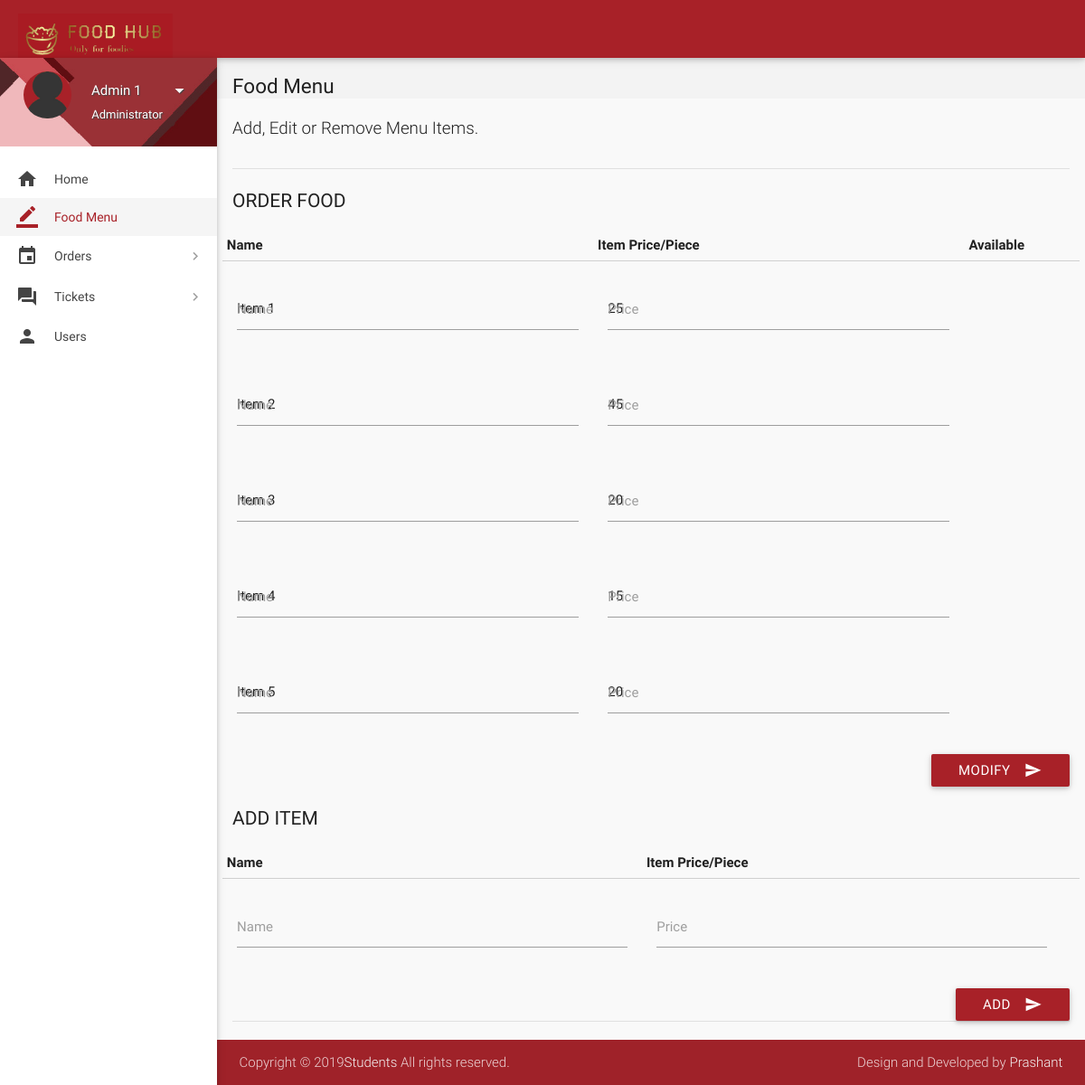
/admin-page.php (signed in), run on an earlier commit of the app's database.
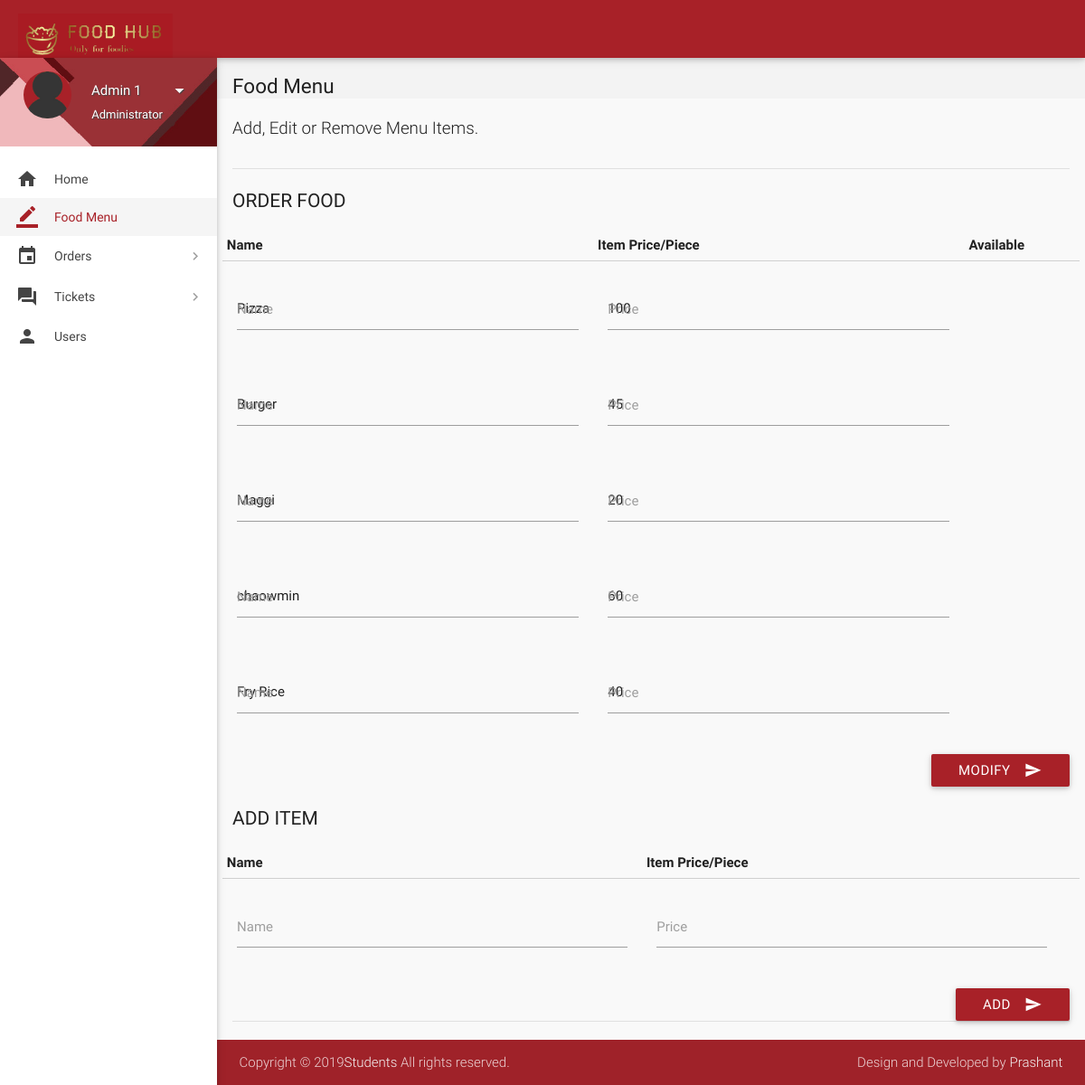
And on a later commit of the database.
### tables this page shows
CREATE TABLE `items` (
  `id` int(11) NOT NULL,
  `name` varchar(20) NOT NULL,
  `price` int(11) NOT NULL,
  `deleted` tinyint(4) NOT NULL DEFAULT '0'
);

### includes/connect.php (called while the page is built, shortened)
<?php
$name = $_SESSION['name'];
$role = $_SESSION['role'];
?>

### admin-page.php (the view, shortened to what this page needs)
<?php
include 'includes/connect.php';
	if($_SESSION['admin_sid']==session_id())
	{
		?>
<!DOCTYPE html>
<html lang="en">
<head>
  <link href="css/materialize.min.css" type="text/css" rel="stylesheet" media="screen,projection">
  <link href="css/style.min.css" type="text/css" rel="stylesheet" media="screen,projection">
  <link href="css/custom/custom.min.css" type="text/css" rel="stylesheet" media="screen,projection">
  <link href="js/plugins/perfect-scrollbar/perfect-scrollbar.css" type="text/css" rel="stylesheet" media="screen,projection">
  <link href="js/plugins/data-tables/css/jquery.dataTables.min.css" type="text/css" rel="stylesheet" media="screen,projection">
</head>
<body>
  <header id="header" class="page-topbar">
        <div class="navbar-fixed">
            <nav class="navbar-color">
                <div class="nav-wrapper">
                    <ul class="left">
                      <li><h1 class="logo-wrapper"><a href="order.php" class="brand-logo darken-1"><img src="images/logo.png" alt="logo"></a> <span class="logo-text">Logo</span></h1></li>
                    </ul>
                </div>
            </nav>
        </div>
  </header>
  <div id="main">
    <div class="wrapper">
      <aside id="left-sidebar-nav">
        <ul id="slide-out" class="side-nav fixed leftside-navigation">
            <li class="user-details cyan darken-2">
            <div class="row">
                <div class="col col s4 m4 l4">
                    <img src="images/avatar.jpg" alt="" class="circle responsive-img valign profile-image">
                </div>
                <div class="col col s8 m8 l8">
                    <a class="btn-flat dropdown-button waves-effect waves-light white-text profile-btn" href="#" data-activates="profile-dropdown"><?php echo $name;?> <i class="mdi-navigation-arrow-drop-down right"></i></a>
                    <p class="user-roal"><?php echo $role;?></p>
                </div>
            </div>
            </li>
            <li class="bold"><a href="index.php" class="waves-effect waves-cyan"><i class="mdi-action-home prefix"></i> Home</a>
            </li>
            <li class="bold active"><a href="order.php" class="waves-effect waves-cyan"><i class="mdi-editor-border-color"></i> Food Menu</a>
            </li>
                <li class="no-padding">
                    <ul class="collapsible collapsible-accordion">
                        <li class="bold"><a class="collapsible-header waves-effect waves-cyan"><i class="mdi-editor-insert-invitation"></i> Orders</a>
                        </li>
                    </ul>
                </li>
                 <li class="no-padding">
                    <ul class="collapsible collapsible-accordion">
                        <li class="bold"><a class="collapsible-header waves-effect waves-cyan"><i class="mdi-action-question-answer"></i> Tickets</a>
                        </li>
                    </ul>
                </li>
            <li class="bold"><a href="users.php" class="waves-effect waves-cyan"><i class="mdi-social-person"></i> Users</a>
            </li>
        </ul>
        </aside>
      <section id="content">
        <div id="breadcrumbs-wrapper">
          <div class="container">
            <div class="row">
              <div class="col s12 m12 l12">
                <h5 class="breadcrumbs-title">Food Menu</h5>
              </div>
            </div>
          </div>
        </div>
        <div class="container">
          <p class="caption">Add, Edit or Remove Menu Items.</p>
          <div class="divider"></div>
		  <form class="formValidate" id="formValidate" method="post" action="routers/menu-router.php" novalidate="novalidate">
            <div class="row">
              <div class="col s12 m4 l3">
                <h4 class="header">Order Food</h4>
              </div>
              <div>
				<table id="data-table-admin" class="responsive-table display" cellspacing="0">
                    <thead>
                      <tr>
                        <th>Name</th>
                        <th>Item Price/Piece</th>
                        <th>Available</th>
                      </tr>
                    </thead>
                    <tbody>
				<?php
				$result = mysqli_query($con, "SELECT * FROM items");
				while($row = mysqli_fetch_array($result))
				{
					echo '<tr><td><div class="input-field col s12"><label for="'.$row["id"].'_name">Name</label>';
					echo '<input value="'.$row["name"].'" id="'.$row["id"].'_name" name="'.$row['id'].'_name" type="text" data-error=".errorTxt'.$row["id"].'"><div class="errorTxt'.$row["id"].'"></div></td>';
					echo '<td><div class="input-field col s12 "><label for="'.$row["id"].'_price">Price</label>';
					echo '<input value="'.$row["price"].'" id="'.$row["id"].'_price" name="'.$row['id'].'_price" type="text" data-error=".errorTxt'.$row["id"].'"><div class="errorTxt'.$row["id"].'"></div></td>';
					echo '<td>';
					if($row['deleted'] == 0){
						$text1 = 'selected';
						$text2 = '';
					}
					else{
						$text1 = '';
						$text2 = 'selected';
					}
					echo '<select name="'.$row['id'].'_hide">
                      <option value="1"'.$text1.'>Available</option>
                      <option value="2"'.$text2.'>Not Available</option>
                    </select></td></tr>';
				}
				?>
                    </tbody>
</table>
              </div>
			  <div class="input-field col s12">
                              <button class="btn cyan waves-effect waves-light right" type="submit" name="action">Modify
                                <i class="mdi-content-send right"></i>
                              </button>
                            </div>
            </div>
			</form>
		  <form class="formValidate" id="formValidate1" method="post" action="routers/add-item.php" novalidate="novalidate">
            <div class="row">
              <div class="col s12 m4 l3">
                <h4 class="header">Add Item</h4>
              </div>
              <div>
<table>
                    <thead>
                      <tr>
                        <th data-field="id">Name</th>
                        <th data-field="name">Item Price/Piece</th>
                      </tr>
                    </thead>
                    <tbody>
				<?php
					echo '<tr><td><div class="input-field col s12"><label for="name">Name</label>';
					echo '<input id="name" name="name" type="text" data-error=".errorTxt01"><div class="errorTxt01"></div></td>';
					echo '<td><div class="input-field col s12 "><label for="price" class="">Price</label>';
					echo '<input id="price" name="price" type="text" data-error=".errorTxt02"><div class="errorTxt02"></div></td>';
					echo '<td></tr>';
				?>
                    </tbody>
</table>
              </div>
			  <div class="input-field col s12">
                              <button class="btn cyan waves-effect waves-light right" type="submit" name="action">Add
                                <i class="mdi-content-send right"></i>
                              </button>
                            </div>
            </div>
			</form>
            <div class="divider"></div>
          </div>
        </div>
        </div>
  <footer class="page-footer">
    <div class="footer-copyright">
      <div class="container">
        <span>Copyright © 2019<a class="grey-text text-lighten-4" href="#" target="_blank">Students</a> All rights reserved.</span>
        <span class="right"> Design and Developed by <a class="grey-text text-lighten-4" href="#">Prashant</a></span>
        </div>
    </div>
  </footer>
</body>
</html>
<?php
	}
?>

What changed in the data, as far as the page shows it:
changed items: name "Item 1" → "Pizza"; price "25" → "100"
changed items: name "Item 2" → "Burger"
changed items: name "Item 3" → "Maggi"
changed items: name "Item 4" → "chaowmin"; price "15" → "60"
changed items: name "Item 5" → "Fry Rice"; price "20" → "40"
